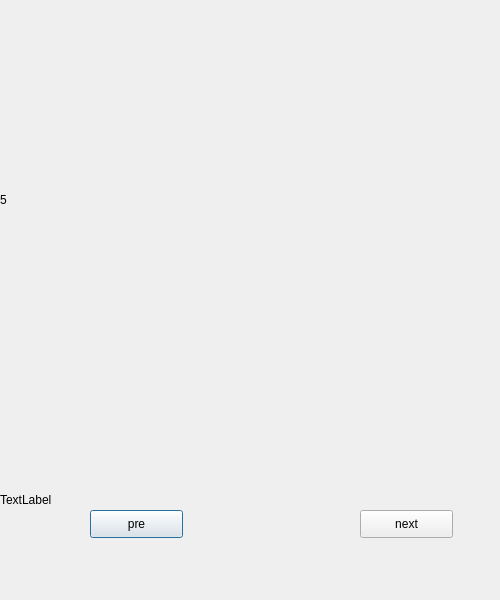
<?xml version="1.0" encoding="UTF-8"?>
<ui version="4.0">
 <class>Dialog5</class>
 <widget class="QDialog" name="Dialog5">
  <property name="geometry">
   <rect>
    <x>0</x>
    <y>0</y>
    <width>500</width>
    <height>600</height>
   </rect>
  </property>
  <property name="windowTitle">
   <string>Dialog</string>
  </property>
  <widget class="QLabel" name="label">
   <property name="geometry">
    <rect>
     <x>0</x>
     <y>0</y>
     <width>500</width>
     <height>400</height>
    </rect>
   </property>
   <property name="text">
    <string>5</string>
   </property>
  </widget>
  <widget class="QPushButton" name="pushButton">
   <property name="geometry">
    <rect>
     <x>90</x>
     <y>510</y>
     <width>93</width>
     <height>28</height>
    </rect>
   </property>
   <property name="text">
    <string>pre</string>
   </property>
  </widget>
  <widget class="QPushButton" name="pushButton_2">
   <property name="geometry">
    <rect>
     <x>360</x>
     <y>510</y>
     <width>93</width>
     <height>28</height>
    </rect>
   </property>
   <property name="text">
    <string>next</string>
   </property>
  </widget>
  <widget class="QLabel" name="label_2">
   <property name="geometry">
    <rect>
     <x>0</x>
     <y>400</y>
     <width>500</width>
     <height>200</height>
    </rect>
   </property>
   <property name="text">
    <string>TextLabel</string>
   </property>
  </widget>
  <zorder>label_2</zorder>
  <zorder>label</zorder>
  <zorder>pushButton</zorder>
  <zorder>pushButton_2</zorder>
 </widget>
 <resources/>
 <connections/>
</ui>
